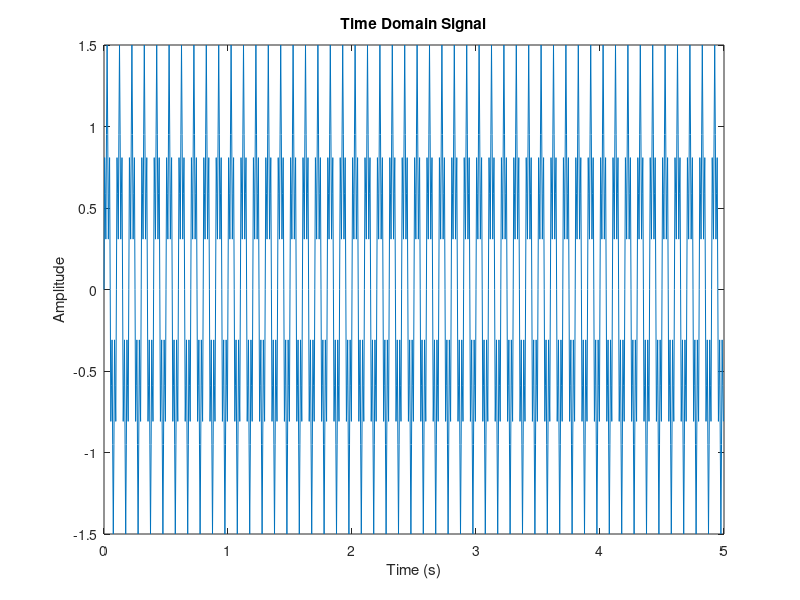
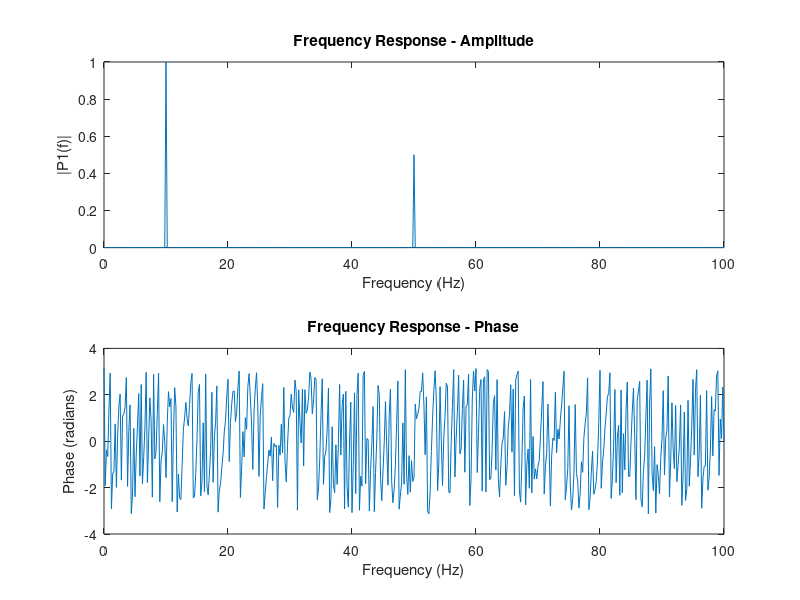

Write MATLAB code to recreate these figures, in order.
% Define parameters
Fs = 200;            % Sampling frequency (Hz)
T = 1/Fs;            % Sampling period
L = 1000;            % Length of the signal
t = (0:L-1)*T;       % Time vector

% Generate the example signal: 10 Hz and 50 Hz sine waves
x = sin(2*pi*10*t) + 0.5*sin(2*pi*50*t);

% Plot the time-domain signal
figure;
plot(t, x);
title('Time Domain Signal');
xlabel('Time (s)');
ylabel('Amplitude');

% Perform Fourier Transform
X = fft(x);

% Compute the two-sided spectrum and single-sided spectrum
P2 = abs(X/L);
P1 = P2(1:L/2+1);
P1(2:end-1) = 2*P1(2:end-1);

% Define the frequency domain f-axis
f = Fs*(0:(L/2))/L;

% Plot the Frequency Response (Magnitude Spectrum)
figure;
subplot(2,1,1);
plot(f, P1);
title('Frequency Response - Amplitude');
xlabel('Frequency (Hz)');
ylabel('|P1(f)|');

% Phase Response
phase = angle(X(1:L/2+1));
subplot(2,1,2);
plot(f, phase);
title('Frequency Response - Phase');
xlabel('Frequency (Hz)');
ylabel('Phase (radians)');

% Interpretation of the results can be added here
